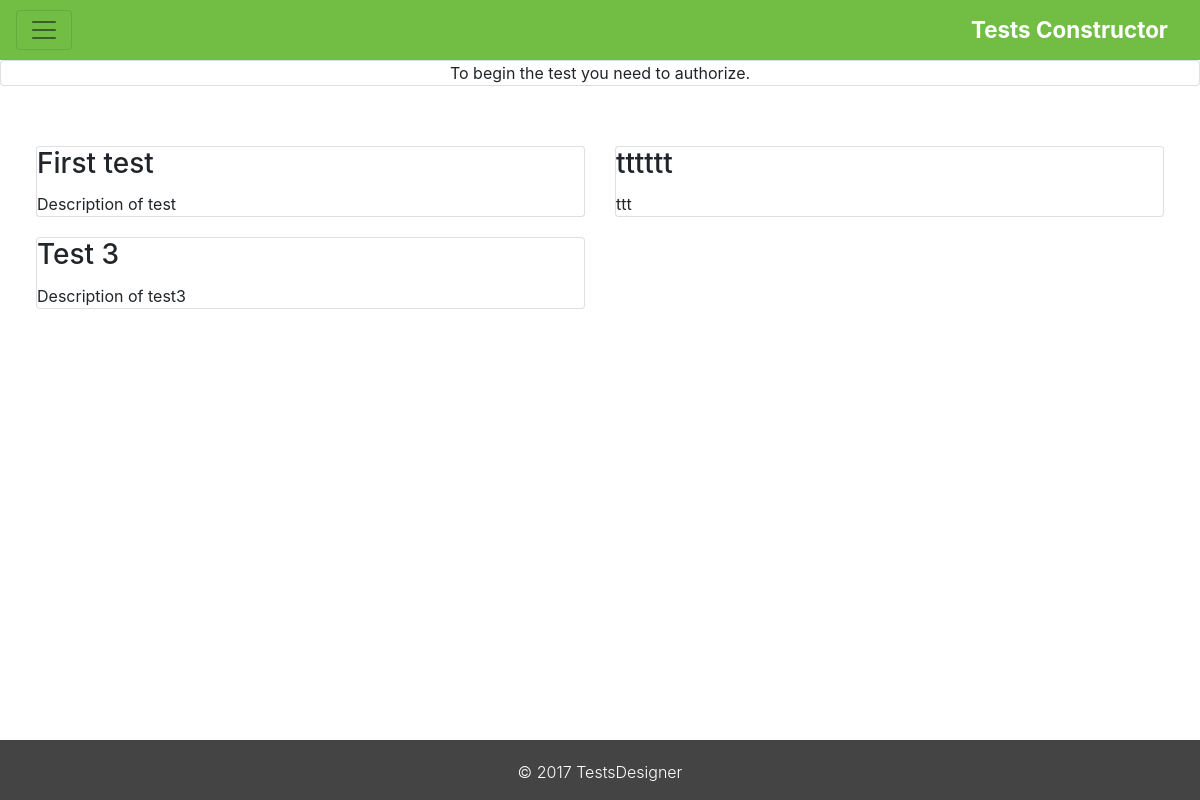
/test-list, run on an earlier commit of the app's database.
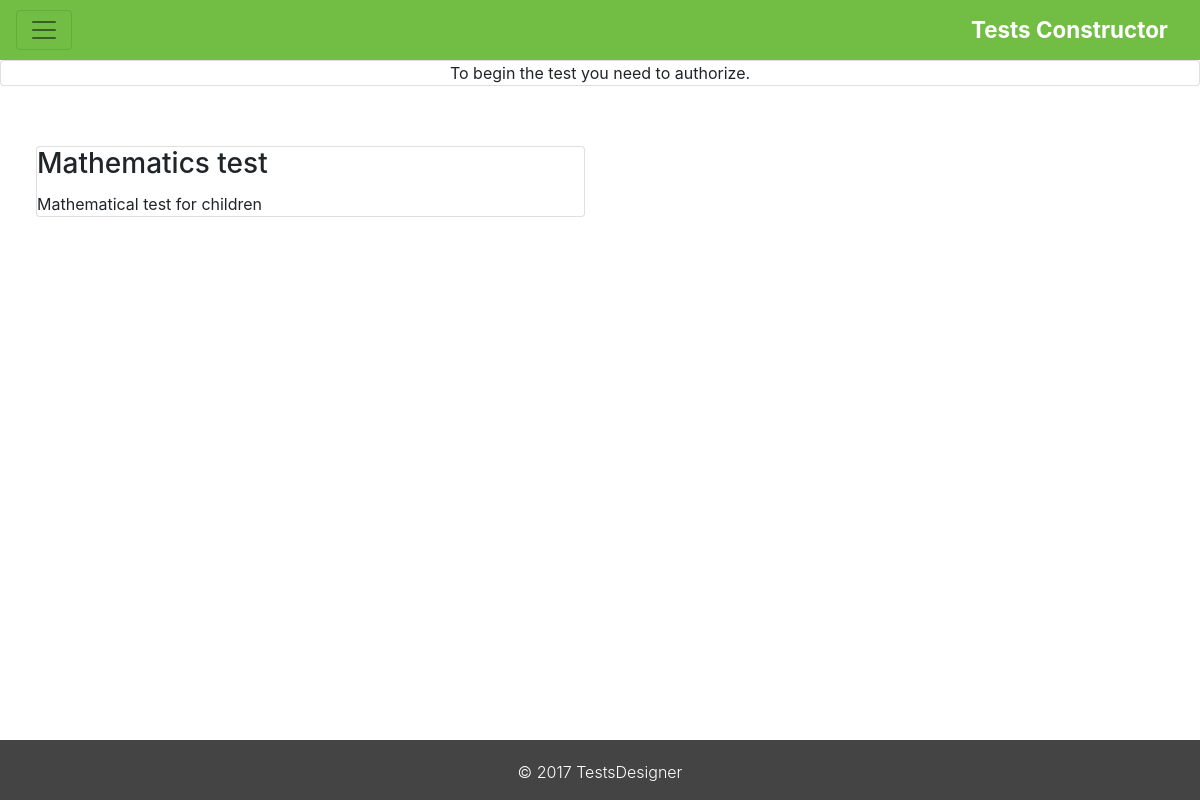
And on a later commit of the database.
### model.py (models this page shows, shortened)
class Test(Model):
    name = CharField(unique=True)
    description = CharField()
    user = ForeignKeyField(User, related_name='tests')
    class Meta:
        database = db

### application.py (the view)
@app.route('/test-list')
def testsList():
	tests = Test.select()
	return render_template('testsList.html', tests=tests)

### templates/testsList.html (shortened to what this page needs)
{% extends "layout.html" %} {% block title%} | Test list {% endblock %} {% block content %} {% if not session.user_id %}
<div class="card">
    <div class="card-block">
        <center>
            To begin the test you need to authorize.
        </center>
    </div>
</div>
<br> {% endif %}
<div class="container-fluid about-page">
    <div class="row">
        {% for test in tests %}
        <div class="col-sm-6 test-card">
            <div class="card">
                <div class="card-block">
                    <h3 class="card-title">{{test.name}}</h3>
                    <p class="card-text">{{test.description}}</p>
                </div>
            </div>
        </div>
        {% endfor %}
    </div>
</div>
{% endblock %}

What changed in the data, as far as the page shows it:
removed Test: name "tttttt", description "ttt"
removed Test: name "Test 3", description "Description of test3"
changed Test: name "First test" → "Mathematics test"; description "Description of test" → "Mathematical test for children"
